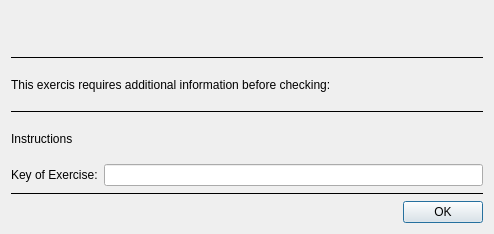
<?xml version="1.0" encoding="UTF-8"?>
<ui version="4.0">
 <class>Dialog</class>
 <widget class="QDialog" name="Dialog">
  <property name="geometry">
   <rect>
    <x>0</x>
    <y>0</y>
    <width>494</width>
    <height>234</height>
   </rect>
  </property>
  <property name="windowTitle">
   <string>Dialog</string>
  </property>
  <layout class="QVBoxLayout" name="verticalLayout">
   <item>
    <widget class="QLabel" name="header">
     <property name="font">
      <font>
       <pointsize>14</pointsize>
       <weight>75</weight>
       <bold>true</bold>
      </font>
     </property>
     <property name="text">
      <string/>
     </property>
     <property name="pixmap">
      <pixmap>data/header.png</pixmap>
     </property>
    </widget>
   </item>
   <item>
    <widget class="Line" name="line">
     <property name="frameShadow">
      <enum>QFrame::Plain</enum>
     </property>
     <property name="orientation">
      <enum>Qt::Horizontal</enum>
     </property>
    </widget>
   </item>
   <item>
    <widget class="QLabel" name="label">
     <property name="text">
      <string>This exercis requires additional information before checking:</string>
     </property>
     <property name="wordWrap">
      <bool>true</bool>
     </property>
    </widget>
   </item>
   <item>
    <widget class="Line" name="line_3">
     <property name="frameShadow">
      <enum>QFrame::Plain</enum>
     </property>
     <property name="orientation">
      <enum>Qt::Horizontal</enum>
     </property>
    </widget>
   </item>
   <item>
    <widget class="QLabel" name="textFieldInstructions">
     <property name="text">
      <string>Instructions</string>
     </property>
     <property name="wordWrap">
      <bool>true</bool>
     </property>
    </widget>
   </item>
   <item>
    <layout class="QGridLayout" name="gridLayout">
     <item row="0" column="0">
      <widget class="QLabel" name="textFieldLabel">
       <property name="text">
        <string>Key of Exercise:</string>
       </property>
      </widget>
     </item>
     <item row="0" column="1">
      <widget class="QLineEdit" name="textField">
       <property name="text">
        <string/>
       </property>
      </widget>
     </item>
    </layout>
   </item>
   <item>
    <widget class="Line" name="line_2">
     <property name="frameShadow">
      <enum>QFrame::Plain</enum>
     </property>
     <property name="orientation">
      <enum>Qt::Horizontal</enum>
     </property>
    </widget>
   </item>
   <item>
    <widget class="QDialogButtonBox" name="buttonBox">
     <property name="orientation">
      <enum>Qt::Horizontal</enum>
     </property>
     <property name="standardButtons">
      <set>QDialogButtonBox::Ok</set>
     </property>
    </widget>
   </item>
  </layout>
 </widget>
 <resources/>
 <connections>
  <connection>
   <sender>buttonBox</sender>
   <signal>accepted()</signal>
   <receiver>Dialog</receiver>
   <slot>accept()</slot>
   <hints>
    <hint type="sourcelabel">
     <x>248</x>
     <y>254</y>
    </hint>
    <hint type="destinationlabel">
     <x>157</x>
     <y>274</y>
    </hint>
   </hints>
  </connection>
  <connection>
   <sender>buttonBox</sender>
   <signal>rejected()</signal>
   <receiver>Dialog</receiver>
   <slot>reject()</slot>
   <hints>
    <hint type="sourcelabel">
     <x>316</x>
     <y>260</y>
    </hint>
    <hint type="destinationlabel">
     <x>286</x>
     <y>274</y>
    </hint>
   </hints>
  </connection>
 </connections>
</ui>
